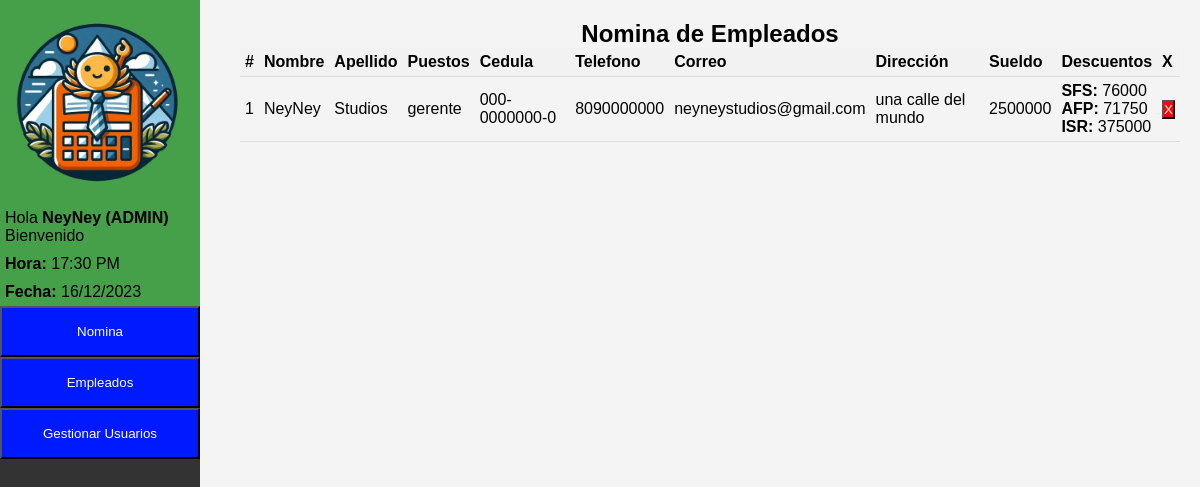
Screenshot of /panel.php?btnNomina=Nomina (signed in) with the database file from the repository.
### tables this page shows
CREATE TABLE `empleados` (
  `id` int(11) NOT NULL,
  `nombres` varchar(100) NOT NULL,
  `apellidos` varchar(100) NOT NULL,
  `puesto` varchar(100) NOT NULL,
  `cedula` varchar(25) NOT NULL,
  `telefono` varchar(25) NOT NULL,
  `correo` varchar(150) NOT NULL,
  `direccion` varchar(250) NOT NULL,
  `sueldo` varchar(25) NOT NULL
);

### nomina.php (the view, shortened to what this page needs)
<?php
echo "<table>";
echo "<tr> <th>#</th> <th>Nombre</th> <th>Apellido</th> <th>Puestos</th> <th>Cedula</th> <th>Telefono</th> <th>Correo</th> <th>Dirección</th> <th>Sueldo</th> <th>Descuentos</th> <th>X</th> </tr>";
$sql = "SELECT * FROM empleados";
$resultado = $conn->query($sql);
while ($row = mysqli_fetch_assoc($resultado)) {
    echo "<tr>";
    echo "<td> ". $row['id'] ." </td>";
    echo "<td> ". $row['nombres'] ." </td>";
    echo "<td> ". $row['apellidos'] ." </td>";
    echo "<td> ". $row['puesto'] ." </td>";
    echo "<td> ". $row['cedula'] ." </td>";
    echo "<td> ". $row['telefono'] ." </td>";
    echo "<td> ". $row['correo'] ." </td>";
    echo "<td> ". $row['direccion'] ." </td>";
    echo "<td> ". $row['sueldo'] ." </td>";
    echo "<td>";
    $sfs = $row['sueldo'] * 0.0304;
    $afp = $row['sueldo'] * 0.0287;
    echo "<b>SFS:</b> " . $sfs . "<br>";
    echo "<b>AFP:</b> " . $afp . "<br>";
    $suma = $sfs - $afp;
    $SumaAlAño = $suma * 12;
    if($SumaAlAño > 416220.00){
        $porsentaje = 0;
    }elseif($SumaAlAño > 416220.01 || $SumaAlAño < 624329.00){
        $porsentaje = 0.15;
    }elseif($SumaAlAño > 624329.01 || $SumaAlAño < 867123.00){
        $porsentaje = 0.20;
    }elseif($SumaAlAño < 867123.01){
        $porsentaje = 0.25;
    }
    $isr = $row['sueldo'] * $porsentaje;
    echo "<b>ISR: </b> $isr <br>";
    echo "</td>";
    echo "<td><form action='#' method='post'><button class='delete' type='submit' name='delete' value=' ". $row['id'] ." '>X</button></form></td>";
    echo "</tr>";
}
echo "</table>";
?>

### css/style.css (style rules this page uses)
* { margin: 0; padding: 0; }
body { font-family: Arial, sans-serif; background-color: #f4f4f4; margin: 0; justify-content: center; align-items: center; height: 100vh; }

### nomina.php (style rules this page uses)
table { width: 100%; border-collapse: collapse; margin-bottom: 20px; font-size: 16px; }
th, td { padding: 5px; text-align: left; border-bottom: 1px solid #ddd; }
th { background-color: #f2f2f2; }
.delete { background: red; color: white; }

### rows the page displays
empleados: id "1", nombres "NeyNey", apellidos "Studios", puesto "gerente", cedula "000-0000000-0", telefono "8090000000", correo "neyneystudios@gmail.com", direccion "una calle del mundo", sueldo "2500000", sueldo "76000", sueldo "71750", sueldo "375000"

### other values shown
$_SESSION['name'] "NeyNey"
$_SESSION['rol'] "ADMIN"
$title "Nomina de Empleados"
